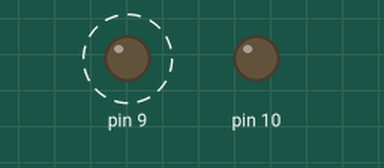
Recording of a sketch running on a simulated Arduino Uno, built with avr-gcc and run on an emulated ATmega328P. Parts: output pins drawn as LEDs (lit = HIGH). Dashed ring = blinking.

Above: at 0.05 s.
At 2.76 s:
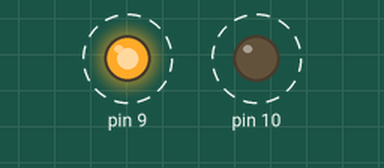
Timing chart, 0 to 3.1 s (numbered marks = the images above):
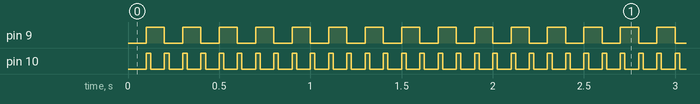

Measured:
- by itself, pin 9: alternates HIGH for 0.10 s and LOW for 0.10 s
- by itself, pin 10: alternates HIGH for 0.03 s and LOW for 0.08 s

The sketch:

change_freq_timer1.ino
```cpp
void setup() {

  DDRB |= 1<<PB1 | 1<<PB2;
  TCCR1A = 1<<COM1A0 | 1<<COM1B1 | 1<<WGM11 | 1<<WGM10;
  TCCR1B = 1<<WGM13 | 1<<WGM12 | 1<<CS12 ;
  OCR1A = 6250;
  OCR1B = OCR1A/4;

}

void loop() {
  // put your main code here, to run repeatedly:

}
```
